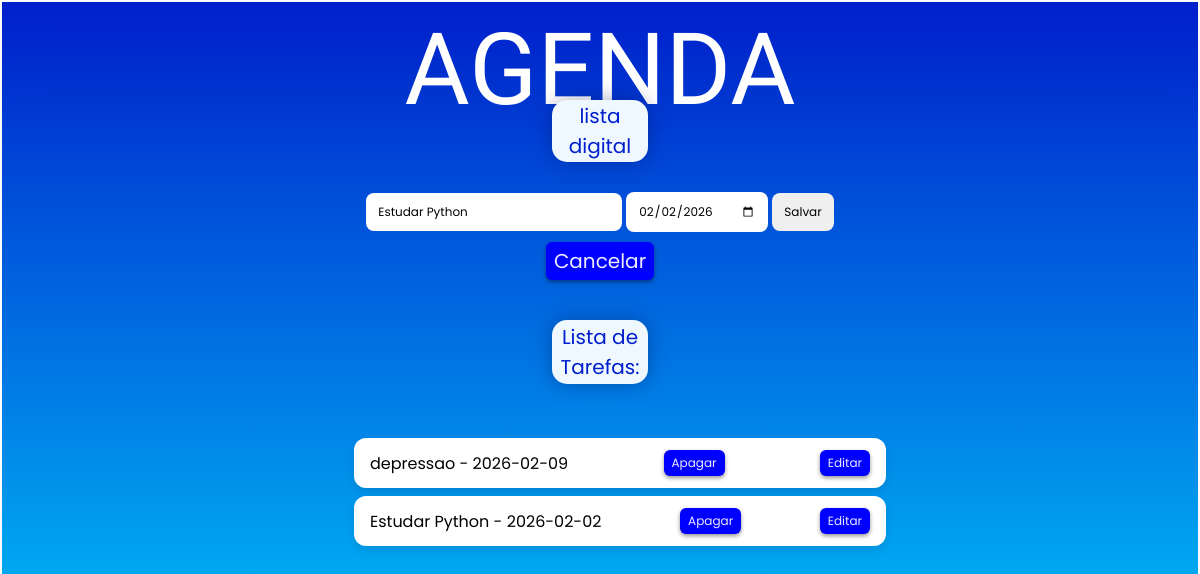
The app's page /update/406 with its own data.
### tables this page shows
CREATE TABLE tarefas (
        id  INTEGER PRIMARY KEY AUTOINCREMENT,
        titulo_tarefa TEXT NOT NULL,
        data_conclusao TEXT);

### app.py (the view)
@app.route('/update/<int:idTarefa>' , methods=['GET', 'POST'])
def update(idTarefa):
    if request.method == 'POST':
        titulo = request.form ['titulo-tarefa']
        data = request.form['data-conclusao']
        tarefa = Tarefa(titulo, data, idTarefa)
        tarefa.atualizar_tarefa()
        return redirect(url_for('agenda'))
    tarefas = Tarefa.obter_tarefas()
    tarefa_selecionada = Tarefa.id(idTarefa)
    return render_template('agenda.html', titulo= 'Agenda', tarefas=tarefas, tarefa_selecionada=tarefa_selecionada)

### models/database.py (called while the page is built)
    def buscar_tudo(self, query: str, params: tuple = ()) -> list[Any]:
        self.cursor.execute(query, params)
        return self.cursor.fetchall()

    def close(self) -> None:
        self.connection.close()

    def __enter__(self) -> Self:
        return self

    def __exit__(self, exc_type: Optional[Type[BaseException]], exc_value: Optional[BaseException], tb: Optional[TracebackType]) -> None:
        if exc_type is not None:
            print("Se lascoukkk")
            print(f"Tipo: {exc_type.__name__}")
            print(f"menagem: {exc_value}")
            print("traceback completo")
            traceback.print_tb(tb)
        self.close()

### models/tarefa.py (called while the page is built)
    @classmethod
    def id(cls, id: int) -> Self:
        with Database('./data/tarefas.sqlite3') as db:
            query: str = "SELECT titulo_tarefa, data_conclusao FROM tarefas WHERE id = ?;"
            params:tuple = (id,)
            resultado: list[Any] = db.buscar_tudo(query, params)
            [[titulo, data]] = resultado
        return cls(id_tarefa=id, titulo_tarefa=titulo, data_conclusao=data)

    @classmethod
    def obter_tarefas(cls) -> list[Self]:
        with Database('./data/tarefas.sqlite3') as db:
            query: str = 'SELECT titulo_tarefa, data_conclusao, id FROM tarefas;'
            resultados: list[Any] = db.buscar_tudo(query)
            tarefas: list[Self] = [cls(titulo, data, id) for titulo, data, id in resultados]
            return tarefas

### templates/agenda.html
{% extends "base.html" %}
{% block content %}
    <div class="subtitulo"><h2 class="poppins-regular">lista digital</h2></div>
    <form method="POST">
        <input type="text" name="titulo-tarefa" id="titulo-tarefa" placeholder="Titulo da tarefa"
        required class="poppins-regular" value="{{ tarefa_selecionada.titulo_tarefa if tarefa_selecionada else ''}}">
        <input type="date" name="data-conclusao" id="data-conclusao" class="poppins-regular" value="{{ tarefa_selecionada.data_conclusao if tarefa_selecionada else ''}}">
        <button type="submit" class="poppins-regular"> Salvar </button>
    </form>
    {% if tarefa_selecionada %}
        <a href="{{ url_for('agenda') }}" id="cancelar">Cancelar</a>
    {% endif %}
<h2 class="subtitulo" id="listatitulo"> Lista de Tarefas: </h2>
{% if tarefas %}
    <ul>
        {% for tarefa in tarefas %}
            <li class="tarefa-card">{{ tarefa.titulo_tarefa }} - {{ tarefa.data_conclusao }}
            <a href="{{ url_for('delete', idTarefa=tarefa.id_tarefa) }}" id="apagar">Apagar</a>
            <a href="{{ url_for('update', idTarefa=tarefa.id_tarefa) }}" id="apagar">Editar</a>
            </li>
        {%endfor%}
    </ul>
{% else %}
    <p class="poppins-regular" style="color: white;" id="nenhum">Nenhuma tarefa cadastrada.</p>
{% endif %}
{% endblock %}

### static/style.css (style rules this page uses)
html, body { height: 100%; margin: 0; }
body { display: flex; flex-direction: column; background: linear-gradient(to bottom, rgb(0, 31, 204), rgb(0, 221, 255)); text-align: center; border: 2px solid rgb(255, 255, 255); box-sizing: border-box; }
.poppins-regular { font-family: "Poppins", sans-serif; font-weight: 400; font-style: normal; }
h2 { text-align: center; font-size: 20px; margin-top: 1px; margin-bottom: 1px; color: rgb(0, 31, 204); font-weight: 300; }
.subtitulo { display: block; background-color: aliceblue; margin-left: 550px; margin-right: 550px; margin-bottom: 30px; border-radius: 15px; box-shadow: 0px 0px 20px rgba(0, 11, 73, 0.342); font-family: "Poppins", sans-serif; }
input[type="text"], input[type="date"] { padding: 10px 12px; font-size: 12px; border: none; border-radius: 8px; outline: none; transition: 0.3s; }
button { padding: 10px 12px; font-size: 12px; border: none; border-radius: 8px; outline: none; transition: 0.3s; }
.tarefa-card { font-family: "Poppins", sans-serif; background: #fff; border-radius: 12px; padding: 12px 16px; margin: 8px auto; max-width: 500px; display: flex; align-items: center; box-shadow: 0 4px 8px rgba(0,0,0,0.1); transition: transform 0.2s; }
#listatitulo { padding: 2px; margin-top: 30px; font-weight: 400; }
#cancelar { display: inline-block; margin: 10px auto; text-align: center; text-decoration: none; color: #eeebff; font-size: 20px; padding: 4px 8px; border-radius: 6px; background-color: blue; box-shadow: 0 2px 4px rgba(0, 0, 0, 0.422); font-family: "Poppins", sans-serif; }
#apagar { justify-content: flex-end; text-align: right; text-decoration: none; color: #eeebff; font-size: 12px; padding: 4px 8px; border-radius: 6px; background-color: blue; box-shadow: 0 2px 4px rgba(0, 0, 0, 0.422); margin-left: auto; display: flex; }

### records on screen
tarefas: titulo-tarefa "Estudar Python", data-conclusao "02/02/2026", titulo_tarefa "Estudar Python", data_conclusao "2026-02-02"
tarefas: titulo_tarefa "depressao", data_conclusao "2026-02-09"

### other values on screen
{{ titulo }} "AGENDA"
